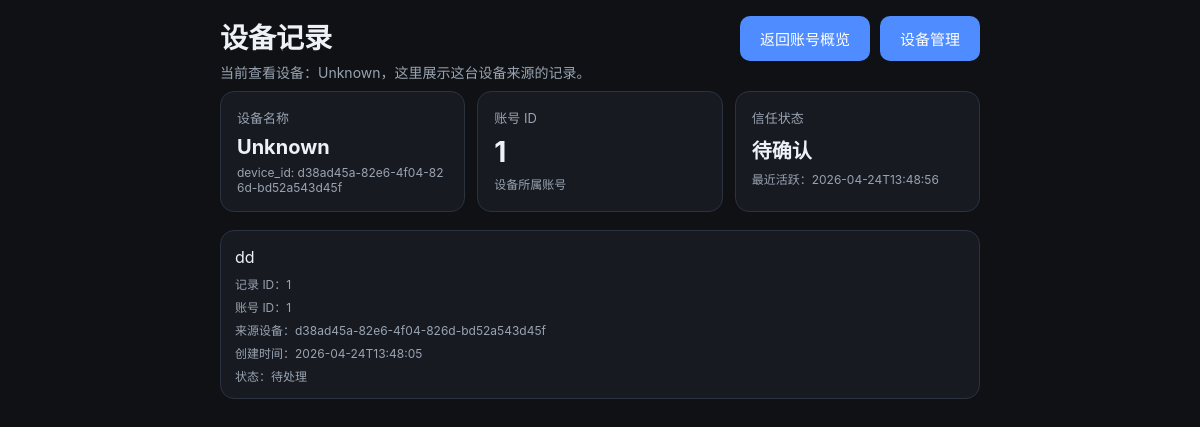
The app's page /devices/d38ad45a-82e6-4f04-826d-bd52a543d45f/items with its own data.
### tables this page shows
CREATE TABLE devices (
            id INTEGER PRIMARY KEY AUTOINCREMENT,
            user_id INTEGER,
            device_id TEXT NOT NULL,
            device_name TEXT,
            token_hash TEXT,
            trusted INTEGER NOT NULL DEFAULT 0,
            created_at TEXT NOT NULL DEFAULT (datetime('now')),
            last_seen_at TEXT
        , provision_source TEXT NOT NULL DEFAULT 'direct', pending_approval INTEGER NOT NULL DEFAULT 0);

CREATE TABLE inbox_items (
            id INTEGER PRIMARY KEY AUTOINCREMENT,
            content TEXT NOT NULL,
            status TEXT NOT NULL DEFAULT 'inbox',
            created_at TEXT NOT NULL,
            updated_at TEXT NOT NULL
        , user_id INTEGER NOT NULL DEFAULT 1, source_device_id TEXT);

### app/main.py (the view)
@app.route("/devices/<device_id>/items")
def device_items_page(device_id):
    guard = admin_guard()
    if guard:
        return guard
    device, items = get_device_items(device_id)
    return render_template("device_items.html", device=device, items=items)

### app/main.py (called while the page is built)
def get_conn():
    conn = sqlite3.connect(str(DB_PATH))
    conn.row_factory = sqlite3.Row
    return conn

def admin_cookie_value():
    if not ADMIN_PASSWORD:
        return None
    return hashlib.sha256(ADMIN_PASSWORD.encode()).hexdigest()

def is_admin_authenticated():
    expected = admin_cookie_value()
    if not expected:
        return True
    actual = request.cookies.get(ADMIN_COOKIE, "")
    return hmac.compare_digest(actual, expected)

def admin_guard():
    if is_admin_authenticated():
        return None
    next_path = request.path
    if request.query_string:
        next_path += "?" + request.query_string.decode()
    return redirect(url_for("admin_login_page", next=next_path))

def get_device_items(device_id):
    conn = get_conn()
    device = conn.execute(
        "SELECT d.id, d.user_id, d.device_id, d.device_name, d.trusted, d.provision_source, d.created_at, d.last_seen_at, u.approval_status FROM devices d JOIN users u ON u.id = d.user_id WHERE d.device_id = ?",
        (device_id,)
    ).fetchone()
    rows = conn.execute(
        "SELECT id, user_id, source_device_id, content, status, created_at, updated_at FROM inbox_items WHERE source_device_id = ? ORDER BY created_at DESC, id DESC",
        (device_id,)
    ).fetchall()
    conn.close()
    return (dict(device) if device else None, [dict(r) for r in rows])

### app/templates/device_items.html (shortened to what this page needs)
<!doctype html>
<html lang="zh-CN">
<head>
  <link rel="stylesheet" href="/static/style.css" />
</head>
<body>
  <main class="container">
    <header class="header">
      <div class="title-row">
        <div>
          <h1>设备记录</h1>
          {% if device %}
            <p class="subtitle">当前查看设备：{{ device.device_name or 'Unknown' }}，这里展示这台设备来源的记录。</p>
          {% else %}
            <p class="subtitle">设备不存在，或尚未识别到对应设备。</p>
          {% endif %}
        </div>
        <div class="toolbar-actions">
          <a class="nav-link" href="/account">返回账号概览</a>
          <a class="nav-link" href="/devices">设备管理</a>
        </div>
      </div>
    </header>
    {% if device %}
      <section class="summary-grid">
        <article class="summary-card">
          <div class="summary-label">设备名称</div>
          <div class="summary-value small">{{ device.device_name or 'Unknown' }}</div>
          <div class="item-meta">device_id: {{ device.device_id }}</div>
        </article>
        <article class="summary-card">
          <div class="summary-label">账号 ID</div>
          <div class="summary-value">{{ device.user_id }}</div>
          <div class="item-meta">设备所属账号</div>
        </article>
        <article class="summary-card">
          <div class="summary-label">信任状态</div>
          <div class="summary-value small">{{ '已信任' if device.trusted else '待确认' }}</div>
          <div class="item-meta">最近活跃：{{ device.last_seen_at or '-' }}</div>
        </article>
      </section>
    {% endif %}
    <section class="list">
      {% if items %}
        {% for item in items %}
          <article class="item {% if item.status == 'done' %}done{% endif %}">
            <div class="item-main grow">
              <div class="item-content">{{ item.content }}</div>
              <div class="item-meta">记录 ID：{{ item.id }}</div>
              <div class="item-meta">账号 ID：{{ item.user_id }}</div>
              <div class="item-meta">来源设备：{{ item.source_device_id or '-' }}</div>
              <div class="item-meta">创建时间：{{ item.created_at or '-' }}</div>
              <div class="item-meta">状态：{{ '已完成' if item.status == 'done' else '待处理' }}</div>
            </div>
          </article>
        {% endfor %}
      {% else %}
        <div class="empty">这台设备下还没有记录。</div>
      {% endif %}
    </section>
  </main>
</body>
</html>

### app/static/style.css (style rules this page uses)
:root { color-scheme: light dark; --bg: #0f1115; --panel: #171a21; --panel-2: #202531; --text: #eef2f7; --muted: #9aa4b2; --accent: #4f8cff; --danger: #e25b5b; --border: #2b3240; --success: #5bd88e; --warning: #f0c35b; }
body { margin: 0; font-family: -apple-system, BlinkMacSystemFont, "Segoe UI", sans-serif; background: var(--bg); color: var(--text); -webkit-tap-highlight-color: transparent; }
.container { max-width: 760px; margin: 0 auto; padding: 16px; }
.title-row { display: flex; align-items: flex-start; justify-content: space-between; gap: 16px; flex-wrap: wrap; }
.toolbar-actions { display: flex; gap: 10px; flex-wrap: wrap; }
.header h1 { margin: 0 0 6px 0; font-size: 28px; }
.header p { color: var(--muted); margin: 0 0 8px 0; font-size: 14px; line-height: 1.5; }
.capture-box, .item, .empty, .toolbar, .summary-card { background: var(--panel); border: 1px solid var(--border); border-radius: 14px; }
button, .secondary-button, .nav-link { border: 0; border-radius: 10px; background: var(--accent); color: white; padding: 12px 20px; cursor: pointer; font-size: 15px; font-weight: 500; transition: transform 0.05s ease, opacity 0.1s ease; text-decoration: none; display: inline-flex; align-items: center; justify-content: center; box-sizing: border-box; }
.list { display: grid; gap: 10px; }
.summary-grid { display: grid; grid-template-columns: repeat(3, minmax(0, 1fr)); gap: 12px; margin-bottom: 18px; }
.summary-card { padding: 16px; }
.summary-label { color: var(--muted); font-size: 13px; margin-bottom: 8px; }
.summary-value { font-size: 28px; font-weight: 700; }
.summary-value.small { font-size: 20px; }
.item { display: flex; justify-content: space-between; gap: 12px; padding: 14px; }
.item-main.grow { flex: 1; }
.item-content { font-size: 16px; line-height: 1.5; word-break: break-word; }
.item-meta { margin-top: 6px; color: var(--muted); font-size: 12px; word-break: break-all; }

### records on screen
devices: device_name "Unknown", device_id "d38ad45a-82e6-4f04-826d-bd52a543d45f", user_id "1", trusted "待确认", last_seen_at "2026-04-24T13:48:56"
inbox_items: content "dd", id "1", user_id "1", source_device "d38ad45a-82e6-4f04-826d-bd52a543d45f", created_at "2026-04-24T13:48:05", status "待处理"
